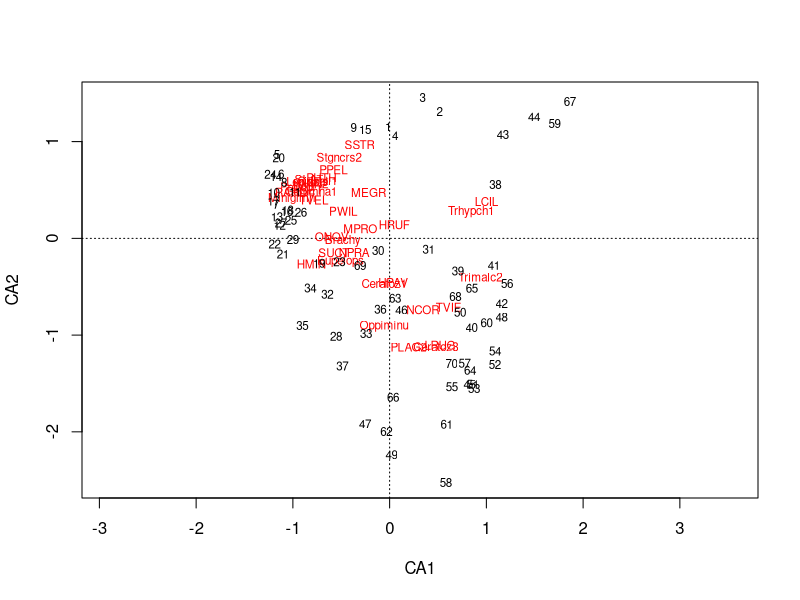
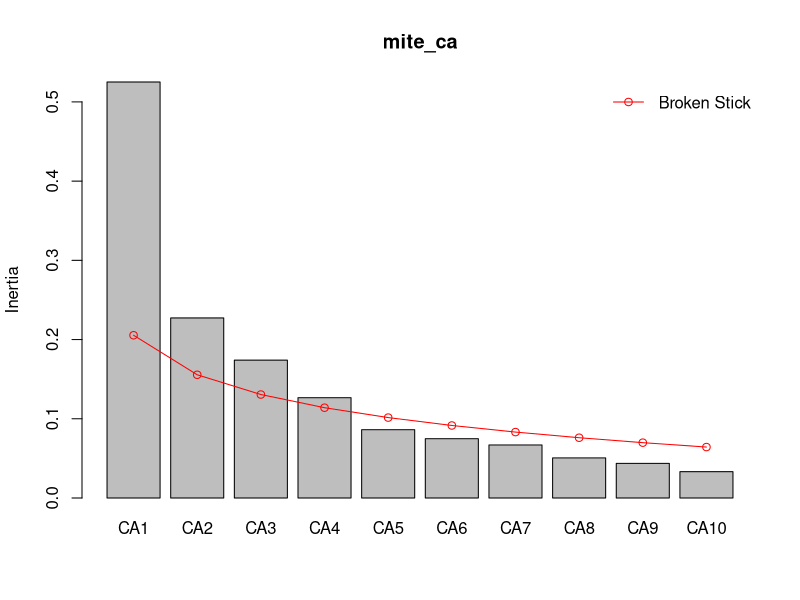
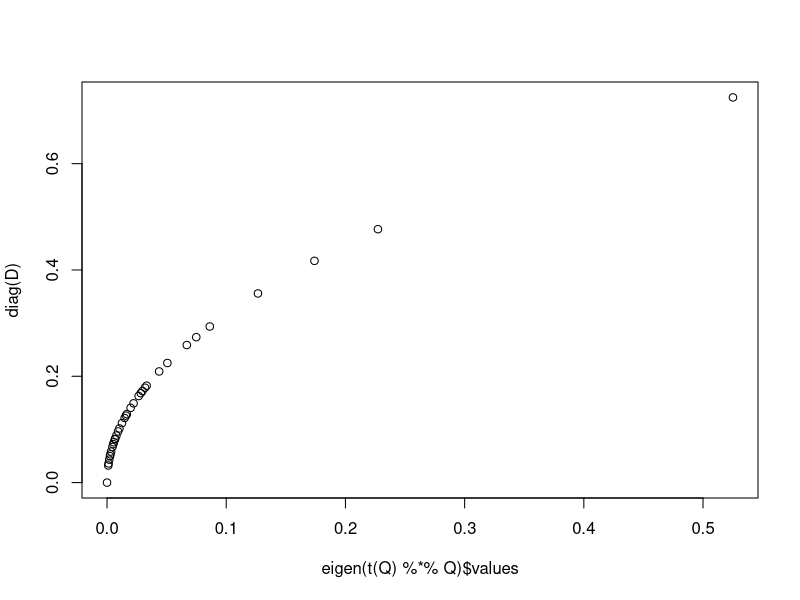

Here is the R script that generated these plots, in order:

######################################################################
#МЕХАНИКА КОРРЕСПОНДЕНТНОГО И КАНОНИЧЕСКОГО КОРРЕСПОНДЕНТНОГО АНАЛИЗА#
######################################################################

#Вадим Хайтов, Марина Варфоломеева

# Проблемы PCA

library(readxl)
birds <- read_excel(path = "data/macnally.xlsx")

# имена переводим в нижний регистр
colnames(birds) <- tolower(colnames(birds))

# Проведите анализ главных компонент и визуализируйте его результаты для данных приведенных в датасете macnally.xlsx

#Код для анализа главных компонент

bird_pca <-


# Код для вывода информации об информативности PC



# Код для построения биплота









# Механика Корреспондентного анализа

library(vegan)
data(mite)
data(mite.env)
data(mite.xy)
head(mite[ , 1:6], 2)
str(mite)


str(mite.xy)
str(mite.env)


mite_pca <-



mite_ca <- cca(mite)

plot(mite_ca)

screeplot(mite_ca, bstick = T)


peas <- matrix(c(99, 42, 29, 13), byrow = T, ncol = 2)

Ft <- sum(peas)

f_i <- apply(peas, 1, FUN = sum)

f_j <- apply(peas, 2, FUN = sum)

p_i <- f_i / Ft #Вектор вероятностей для формы
p_j <- f_j / Ft #Вектор вероятностей для цвета

q <- p_i %*% t(p_j)



E <- q * Ft

O <- peas


sum((O-E)^2/E)

chisq.test(x = O, p = q, correct = F)








mite_cca <- cca(mite)
summary(mite_cca)

sum(eigenvals(mite_cca))
bstick(mite_cca)

chisq.test(mite/sum(mite))

str(mite_cca)

mite_cca$rowsum #Это сумма по строкам, деленная на общее количестов чисел во сей таблице. Это вес строк.
apply(mite, 1, FUN = sum)/sum(mite)


mite_cca$colsum #Это сумма по столбцам, деленная на общее количестов чисел во сей таблице. Это вес колонок.
apply(mite, 2, FUN = sum)/sum(mite)







# Вычисляем матрицу Q


p_ij <- mite/sum(mite)

p_i <- apply(mite, 1, FUN = sum)/sum(mite) #Маргинальная сумма по строкам

p_j <- apply(mite, 2, FUN = sum)/sum(mite) #Маргинальная сумма по столбцам

Q <- (p_ij - p_i %*% t(p_j))/sqrt(p_i %*% t(p_j))


sum(Q^2)


#Или все то же самое в абсолютных значениях

f_ij <- mite

f <- sum(mite)

f_i <- apply(mite, 1, FUN = sum)
length(f_i)

f_j <- apply(mite, 2, FUN = sum)
length(f_j)

# Ожидаемые частоты для нулевой модели, то есть при условии, что все станции и все виды независимы

E <- f_i %*% t(f_j) / f


Q <- (f_ij*f - f_i %*% t(f_j))/(f*sqrt(f_i %*% t(f_j)))

class(Q)

Q <- as.matrix(Q)

Inertia <- sum(Q^2)

# Все то же самое в терминах наблюдаемые (O)  и ожидаемые (E) частоты

O <- mite

sum(((O - E)/sqrt(E) / sum(O))^2 * f) #та же самая инерция

U <- svd(Q)$u
D <- svd(Q)$d
V <- svd(Q)$v

dim(U)

dim(V)



# Связь SVD и собственных значений

D <- diag(D)

round(t(Q) %*% Q -   V %*% t(D) %*% D %*% t(V))


eigen(t(Q) %*% Q)$values #Собственные значения для матрицы ковариации Q'Q

svd((t(Q) %*% Q))$d #Это те же собственные значения.

diag(D)^2 #Квадраты сингулярных чисел


plot(eigen(t(Q) %*% Q)$values, diag(D))




det(t(Q) %*% Q) #Определитель равен нулю, так как одно из собственных значений равно нулю

# Важно!!! При SVD матрицы Q'Q всегда одно из сингулярных чисел (это то же что корень из собственного числа) будет равно 0. Поэтому в анализе используется V (с х с-1)

ncol(mite_cca$CA$v) #вместо 35!!!


### CA  для данных про птиц в Австралии
